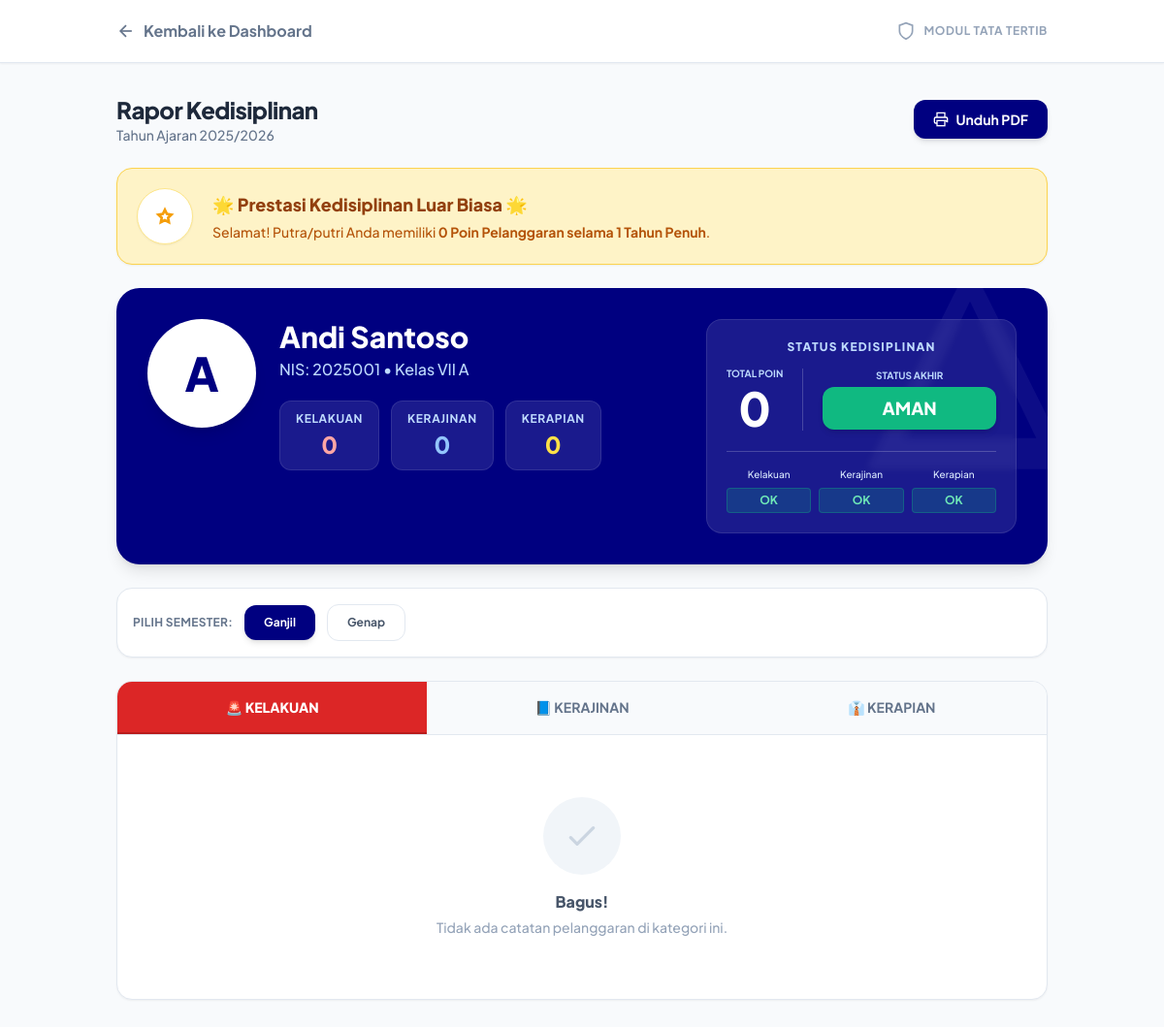
Screenshot of /views/ortu/tatib/detail_anak.php?induk=2025001 (signed in) with the database file from the repository.
### tables this page shows
CREATE TABLE tb_tahun_ajaran (
    id_tahun INT AUTO_INCREMENT PRIMARY KEY,
    nama_tahun VARCHAR(20) NOT NULL,  
    status ENUM('Aktif', 'Arsip') DEFAULT 'Aktif', 
    semester_aktif ENUM('Ganjil', 'Genap') DEFAULT 'Ganjil'
);

CREATE TABLE tb_anggota_kelas (
    id_anggota BIGINT AUTO_INCREMENT PRIMARY KEY,
    no_induk VARCHAR(50) NOT NULL, 
    id_kelas INT NOT NULL,
    id_tahun INT NOT NULL,
    
    no_urut INT NULL,  
    
     
    poin_kelakuan INT DEFAULT 0,
    poin_kerajinan INT DEFAULT 0,
    poin_kerapian INT DEFAULT 0,
    
    total_poin_umum INT DEFAULT 0,  
    
     
    status_sp_kelakuan ENUM('Aman', 'SP1', 'SP2', 'SP3', 'Sanksi oleh Sekolah') DEFAULT 'Aman',
    status_sp_kerajinan ENUM('Aman', 'SP1', 'SP2', 'SP3', 'Sanksi oleh Sekolah') DEFAULT 'Aman',
    status_sp_kerapian ENUM('Aman', 'SP1', 'SP2', 'SP3', 'Sanksi oleh Sekolah') DEFAULT 'Aman',
    
     
    status_sp_terakhir ENUM('Aman', 'SP1', 'SP2', 'SP3', 'Sanksi oleh Sekolah') DEFAULT 'Aman',
    
     
    status_reward ENUM('None', 'Kandidat Reward Semester','Kandidat Sertifikat') DEFAULT 'None',
    
    FOREIGN KEY (no_induk) REFERENCES tb_siswa(no_induk) ON DELETE CASCADE,
    FOREIGN KEY (id_kelas) REFERENCES tb_kelas(id_kelas),
    FOREIGN KEY (id_tahun) REFERENCES tb_tahun_ajaran(id_tahun)
);

CREATE TABLE tb_siswa (
    no_induk VARCHAR(50) PRIMARY KEY,
    nama_siswa VARCHAR(100) NOT NULL,
    jenis_kelamin ENUM('L', 'P') NOT NULL,
    kota VARCHAR(100),
    tanggal_lahir DATE,
    alamat TEXT,
    nama_ayah VARCHAR(150),
    pekerjaan_ayah VARCHAR(100),
    nama_ibu VARCHAR(150),
    pekerjaan_ibu VARCHAR(100),
    no_hp_ortu VARCHAR(15),  
    id_ortu INT NULL,  
    status_aktif ENUM('Aktif', 'Lulus', 'Keluar', 'Dikeluarkan') DEFAULT 'Aktif'
);

CREATE TABLE tb_kelas (
    id_kelas INT AUTO_INCREMENT PRIMARY KEY,
    nama_kelas VARCHAR(10) NOT NULL,  
    tingkat INT NOT NULL  
);

### views/ortu/tatib/detail_anak.php (the view, shortened to what the rows shown need)
<?php
require_once '../../../config/database.php';
$id_ortu = $_SESSION['ortu_id'];
$no_induk = $_GET['induk'] ?? '';
$tahun_aktif = fetchOne("SELECT id_tahun, nama_tahun, semester_aktif FROM tb_tahun_ajaran WHERE status = 'Aktif' LIMIT 1");
$siswa = fetchOne("
    SELECT
        s.*,
        a.id_anggota,
        a.poin_kelakuan,
        a.poin_kerajinan,
        a.poin_kerapian,
        a.total_poin_umum,
        a.status_sp_terakhir,
        a.status_sp_kelakuan,
        a.status_sp_kerajinan,
        a.status_sp_kerapian,
        k.nama_kelas,
        k.id_kelas
    FROM tb_siswa s
    JOIN tb_anggota_kelas a ON s.no_induk = a.no_induk
    JOIN tb_kelas k ON a.id_kelas = k.id_kelas
    WHERE s.no_induk = :induk AND s.id_ortu = :id_ortu AND a.id_tahun = :id_tahun
", [
    'induk' => $no_induk,
    'id_ortu' => $id_ortu,
    'id_tahun' => $tahun_aktif['id_tahun']
]);
?>
<!DOCTYPE html>
<html lang="id">
<head>
    <script src="https://cdn.tailwindcss.com"></script>
</head>
<body class="bg-slate-50 pb-24 md:pb-12">
    <main class="max-w-5xl mx-auto px-4 sm:px-6 lg:px-8 py-8">
        <div class="flex flex-col sm:flex-row sm:items-center justify-between gap-4 mb-6">
            <div>
                <h1 class="text-2xl font-extrabold text-slate-800 tracking-tight">Rapor Kedisiplinan</h1>
                <p class="text-sm font-medium text-slate-500">Tahun Ajaran <?= $tahun_aktif['nama_tahun'] ?></p>
            </div>
        </div>
        <div class="space-y-6">
            <div class="bg-[#000080] text-white rounded-3xl shadow-lg p-6 md:p-8 relative overflow-hidden flex flex-col md:flex-row md:items-stretch gap-6">
                <div class="flex-1 relative z-10 flex flex-col sm:flex-row items-center sm:items-start gap-6">
                    <div class="w-24 h-24 md:w-28 md:h-28 bg-white rounded-full flex items-center justify-center overflow-hidden flex-shrink-0 border-4 border-white/20 shadow-lg">
                        <span class="text-[#000080] font-extrabold text-5xl"><?= strtoupper(substr($siswa['nama_siswa'], 0, 1)) ?></span>
                    </div>
                    <div class="text-center sm:text-left flex-1">
                        <h2 class="text-3xl font-extrabold mb-1"><?= htmlspecialchars($siswa['nama_siswa']) ?></h2>
                        <p class="text-blue-200 font-medium mb-5">NIS: <?= $siswa['no_induk'] ?> • Kelas <?= $siswa['nama_kelas'] ?></p>
                        <div class="flex flex-wrap justify-center sm:justify-start gap-3">
                            <div class="bg-white/10 px-4 py-2.5 rounded-xl border border-white/10 text-center min-w-[90px]">
                                <p class="text-xs text-blue-200 font-bold uppercase tracking-wider mb-0.5">Kelakuan</p>
                                <p class="text-2xl font-extrabold text-red-300"><?= $siswa['poin_kelakuan'] ?></p>
                            </div>
                            <div class="bg-white/10 px-4 py-2.5 rounded-xl border border-white/10 text-center min-w-[90px]">
                                <p class="text-xs text-blue-200 font-bold uppercase tracking-wider mb-0.5">Kerajinan</p>
                                <p class="text-2xl font-extrabold text-blue-300"><?= $siswa['poin_kerajinan'] ?></p>
                            </div>
                            <div class="bg-white/10 px-4 py-2.5 rounded-xl border border-white/10 text-center min-w-[90px]">
                                <p class="text-xs text-blue-200 font-bold uppercase tracking-wider mb-0.5">Kerapian</p>
                                <p class="text-2xl font-extrabold text-yellow-300"><?= $siswa['poin_kerapian'] ?></p>
                            </div>
                        </div>
                    </div>
                </div>
                <div class="w-full md:w-80 bg-white/10 p-5 rounded-2xl border border-white/10 backdrop-blur-sm relative z-10 flex flex-col justify-center">
                    <div class="flex items-center justify-center gap-5 mb-5">
                        <div class="text-center">
                            <p class="text-[10px] text-blue-200 font-bold uppercase mb-1">Total Poin</p>
                            <p class="text-5xl font-black text-white"><?= $siswa['total_poin_umum'] ?></p>
                        </div>
                        <div class="text-center flex-1">
                            <p class="text-[10px] text-blue-200 font-bold uppercase mb-1">Status Akhir</p>
                            <span class="inline-block px-4 py-2 rounded-xl text-lg font-black shadow-md w-full <?= $siswa['status_sp_terakhir'] === 'Aman' ? 'bg-emerald-500 text-white' : 'bg-red-500 text-white animate-pulse' ?>">
                                <?= strtoupper($siswa['status_sp_terakhir']) ?>
                            </span>
                        </div>
                    </div>
                </div>
            </div>
        </div>
    </main>
</body>
</html>

### rows the page displays
tb_tahun_ajaran: nama_tahun "2025/2026"
tb_anggota_kelas: no_induk.nama_siswa "A", no_induk.nama_siswa "Andi Santoso", no_induk.no_induk "2025001", id_kelas.nama_kelas "VII A", poin_kelakuan "0", poin_kerajinan "0", poin_kerapian "0", total_poin_umum "0", status_sp_terakhir "AMAN"

### other values shown
$sp['nama'] "Kelakuan"
$sp['nama'] "Kerajinan"
$sp['nama'] "Kerapian"
